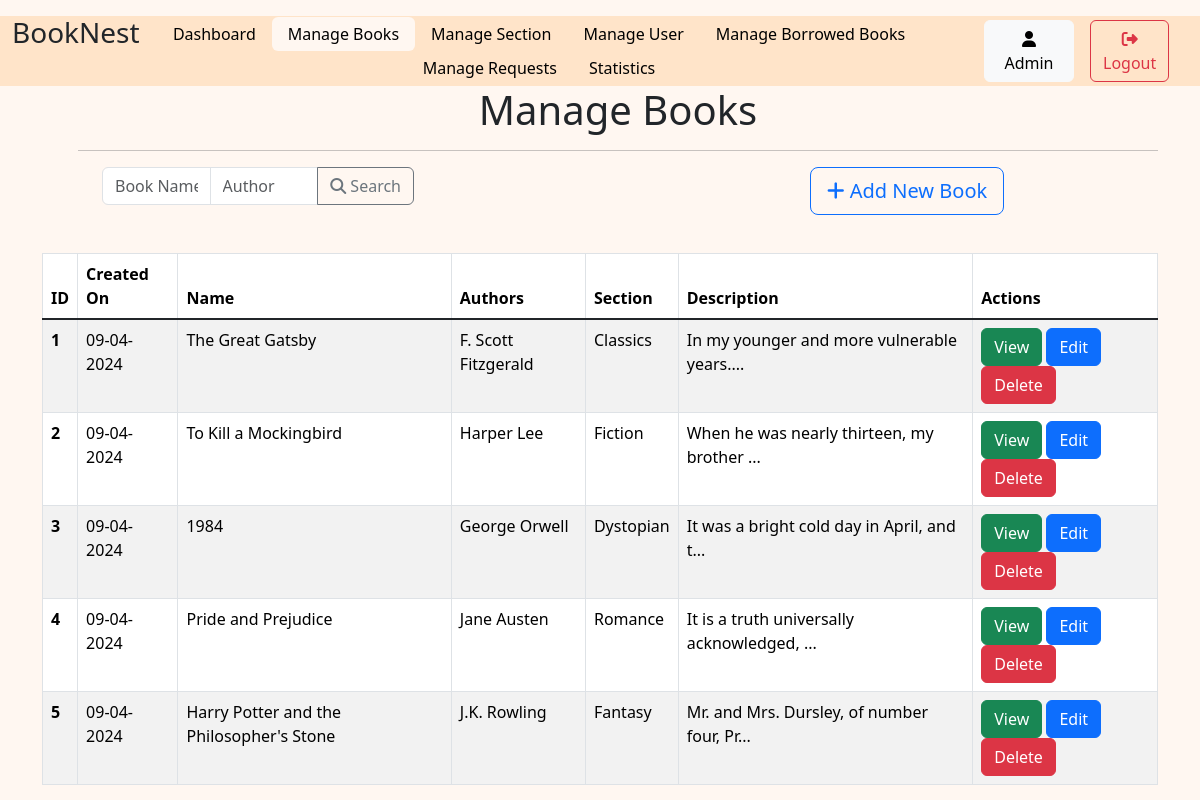
Screenshot of /admin/book_management (signed in) with the database file from the repository.
### models.py (models this page shows)
class user(db.Model):
    user_id = db.Column(db.Integer, autoincrement=True, primary_key=True)
    username = db.Column(db.String(), unique=True)
    email = db.Column(db.String, unique=True)
    date_created = db.Column(db.DateTime, default=datetime.datetime.now)
    passhash = db.Column(db.String(256))
    is_admin=db.Column(db.Boolean, default=False)

class book(db.Model):
    book_id = db.Column(db.Integer, primary_key=True, autoincrement=True)
    name = db.Column(db.String)
    content = db.Column(db.String)
    date_created = db.Column(db.DateTime, default=datetime.datetime.now)
    authors = db.Column(db.String)
    section_id=db.Column(db.Integer, db.ForeignKey('section.section_id'))

class section(db.Model):
    section_id = db.Column(db.Integer, primary_key=True, autoincrement=True)
    name = db.Column(db.String)
    date_created = db.Column(db.DateTime, default=datetime.datetime.now)
    description = db.Column(db.String)
    books=db.relationship('book', backref='sections', lazy=True, cascade='all, delete-orphan')

### routes.py (the view)
@app.route('/admin/book_management')            #CRUD; monitor it to whom being assigned
@admin_required
def bookManagement():
    books=book.query.all()
    User=user.query.get(session['user_id'])
    book_name=request.args.get('book_name') or ''
    author=request.args.get('author') or ''
    if book_name and author:
        books=book.query.filter(book.name.ilike(f'%{book_name}%'), book.authors.ilike(f'%{author}%')).all()
    elif book_name:
        books=book.query.filter(book.name.ilike(f'%{book_name}%')).all()
    elif author:
        books=book.query.filter(book.authors.ilike(f'%{author}%')).all()
    return render_template('/admin_pages/adminBook.html', active='Books',User=User, books=books, book_name=book_name, author=author)

### routes.py (called while the page is built)
def admin_required(func):
    @wraps(func)
    def inner(*args, **kwargs):
        if 'user_id' not in session:
            flash('Please login to continue')
            return redirect(url_for('login'))
        User = user.query.get(session['user_id'])
        if not User.is_admin:
            flash('You are not authorized to access this page')
            return redirect(url_for('dashboard'))
        return func(*args, **kwargs)
    return inner

### templates/admin_pages/adminBook.html (shortened to what this page needs)
{% extends 'layout.html' %}
{% block content %}
{% include 'adminNavbar.html' %}
<div class="container ps-5">
    <h1 class="text-center">Manage Books</h1>
    <hr>
    <div class="container">
        <div class="row justify-content-between">
            <div class="col-4">
                <form action="" method="GET">
                    <div class="input-group container pb-5">
                        <input type="text" name='book_name' value="{{book_name}}" class="form-control" placeholder="Book Name">
                        <input type="text" name='author' value="{{author}}" class="form-control" placeholder="Author">
                        <button class="btn btn-outline-secondary" type="submit" id="button-addon2">
                            <i class="fa-solid fa-magnifying-glass"></i> Search</button>
                    </div>
                </form>
            </div>
            <div class="col-4">
                <a href="{{url_for('add_book')}}" role="button" class="btn btn-outline-primary btn-lg">
                    <i class="fa-solid fa-plus"></i>
                    Add New Book
                </a>
            </div>
        </div>
    </div>
</div>
<div class="container">
    <table class="table table-striped table-hover table-bordered">
        <thead>
            <tr>
                <th scope="col">ID</th>
                <th scope="col">Created On</th>
                <th scope="col">Name</th>
                <th scope="col">Authors</th>
                <th scope="col">Section</th>
                <th scope="col">Description</th>
                <th scope="col">Actions</th>
            </tr>
        </thead>
        <tbody class="table-group-divider">
            {% for item in books %}
            <tr>
                <th scope="row">{{item.book_id}}</th>
                <td>{{item.date_created.strftime('%d-%m-%Y')}}</td>
                <td>{{item.name}}</td>
                <td>{{item.authors}}</td>
                <td>{{item.sections.name}}</td>
                <td>
                    {% if item.content|length > 40 %}
                        {{item.content[:40]}}...
                    {% else %}
                        {{item.content}}
                    {% endif %}
                </td>
                <td>
                    <a href="{{url_for('view_book', id=item.book_id)}}" class="btn btn-success">View</a>
                    <a href="{{url_for('edit_book', id=item.book_id)}}" class="btn btn-primary ">Edit</a>
                    <a href="{{url_for('delete_book', id=item.book_id)}}" class="btn btn-danger">Delete</a>
                </td>
            </tr>
            {% endfor %}
        </tbody>
    </table>
</div>
{% endblock %}

### templates/adminNavbar.html
<div class="align-self-center" style="background-color: #FFE4C9;">
    <div class="row container-fluid mt-3 " >
        <div class="col-1">
            <h3>BookNest</h3>
        </div>
        <div class="col-9 align-self-center">
            <ul class="nav justify-content-center nav-pills ">
                <li class="nav-item">
                    <a class="{% if active=='Dashboard' %}nav-link active{% else %}nav-link{%endif %}" aria-current="page" href="{{url_for('admin')}}">Dashboard</a>
                </li>
                <li class="nav-item">
                    <a class="{% if active=='Books' %}nav-link active{% else %}nav-link{%endif %}" href="{{url_for('bookManagement')}}">Manage Books</a>
                </li>
                <li class="nav-item">
                    <a class="{% if active=='Section' %}nav-link active{% else %}nav-link{%endif %}" href="{{url_for('sectionManagement')}}">Manage Section</a>
                </li>
                <li class="nav-item">
                    <a class="{% if active=='Users' %}nav-link active{% else %}nav-link{%endif %}" href="{{url_for('userManagement')}}">Manage User </a>
                </li>
                <li class="nav-item">
                    <a class="{% if active=='borrowedBooks' %}nav-link active{% else %}nav-link{%endif %}" href="{{url_for('borrowedBooksManagement')}}">Manage Borrowed Books</a>
                </li>
                <li class="nav-item">
                    <a class="{% if active=='Requests' %}nav-link active{% else %}nav-link{%endif %}" href="{{url_for('manageRequest')}}">Manage Requests</a>
                </li>
                <li class="nav-item">
                    <a class="{% if active=='statistics' %}nav-link active{% else %}nav-link{%endif %}" href="{{url_for('statistics')}}">Statistics</a>
                </li>
            </ul>
        </div>
        <div class="col-1 align-self-center p-1">
            <a class="btn btn-light" href="{{url_for('profile',id=User.user_id)}}">
                <i class="fa-solid fa-user"></i> {{User.username}}
            </a>
        </div>
        <div class="col-1 align-self-center">
            <a class="btn btn-outline-danger" href="{{url_for('logout')}}">
                <i class="fa-solid fa-right-from-bracket"></i>Logout
            </a>
        </div>
    </div>
</div>

### Static/style.css (style rules this page uses)
.nav-pills .nav-link.active { color: black; background-color: #FFF7F1; }
.nav-pills .nav-link { color: black; }
.nav>li>a { padding-top: 5px; padding-bottom: 5px; }
body { background-color: #FFF7F1; }

### rows the page displays
user: username "Admin"
book: book_id "1", date_created "09-04-2024", name "The Great Gatsby", authors "F. Scott Fitzgerald", sections.name "Classics", content "In my younger and more vulnerable years."
book: book_id "2", date_created "09-04-2024", name "To Kill a Mockingbird", authors "Harper Lee", sections.name "Fiction", content "When he was nearly thirteen, my brother"
book: book_id "3", date_created "09-04-2024", name "1984", authors "George Orwell", sections.name "Dystopian", content "It was a bright cold day in April, and t"
book: book_id "4", date_created "09-04-2024", name "Pride and Prejudice", authors "Jane Austen", sections.name "Romance", content "It is a truth universally acknowledged,"
book: book_id "5", date_created "09-04-2024", name "Harry Potter and the Philosopher's Stone", authors "J.K. Rowling", sections.name "Fantasy", content "Mr. and Mrs. Dursley, of number four, Pr"
